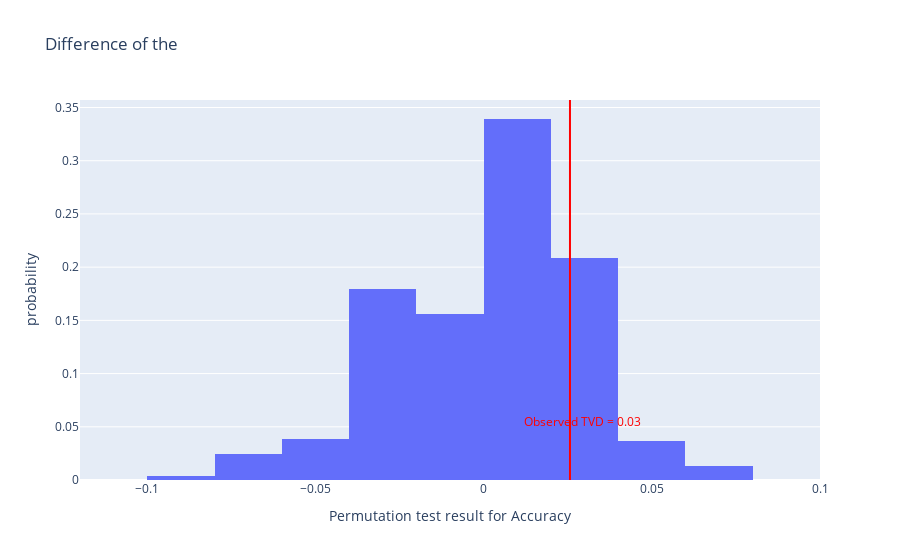

Write notebook code for a chart like this one.
### Code cell
data_frame_1 = pd.DataFrame(graph1)
data_frame_1.columns = ['Permutation test result for Accuracy']
fig = px.histogram(data_frame_1, x='Permutation test result for Accuracy', nbins=15, histnorm='probability', 
                   title='Difference of the ')
fig.add_annotation(text=f'<span style="color:red">Observed TVD = {round(Accuracy_0-Accuracy_1, 2)}</span>',
                   x=1.15 * (Accuracy_0-Accuracy_1), showarrow=False, y=0.055)
fig.add_vline(x=Accuracy_0-Accuracy_1, line_color='red')
p_value = (np.array(graph1) > (Accuracy_0-Accuracy_1)).mean()
print(p_value)
fig

### Figure 1 — Plotly figure (JSON) as saved in the notebook; plotly's stock layout.template omitted (floating-point values rounded to 4 significant figures; data arrays with more than 128 entries replaced by an {"elided": "..."} marker saying what was removed)
{"data": [{"alignmentgroup": "True", "bingroup": "x", "histnorm": "probability", "hovertemplate": "Permutation test result for Accuracy=%{x}<br>probability=%{y}<extra></extra>", "legendgroup": "", "marker": {"color": "#636efa", "pattern": {"shape": ""}}, "name": "", "nbinsx": 15, "offsetgroup": "", "orientation": "v", "showlegend": false, "type": "histogram", "x": {"elided": "5000 float values"}, "xaxis": "x", "yaxis": "y"}], "layout": {"annotations": [{"showarrow": false, "text": "<span style=\"color:red\">Observed TVD = 0.03</span>", "x": 0.02952, "y": 0.055}], "barmode": "relative", "legend": {"tracegroupgap": 0}, "shapes": [{"line": {"color": "red"}, "type": "line", "x0": 0.02567, "x1": 0.02567, "xref": "x", "y0": 0, "y1": 1, "yref": "y domain"}], "title": {"text": "Difference of the "}, "xaxis": {"anchor": "y", "domain": [0, 1], "title": {"text": "Permutation test result for Accuracy"}}, "yaxis": {"anchor": "x", "domain": [0, 1], "title": {"text": "probability"}}}}
